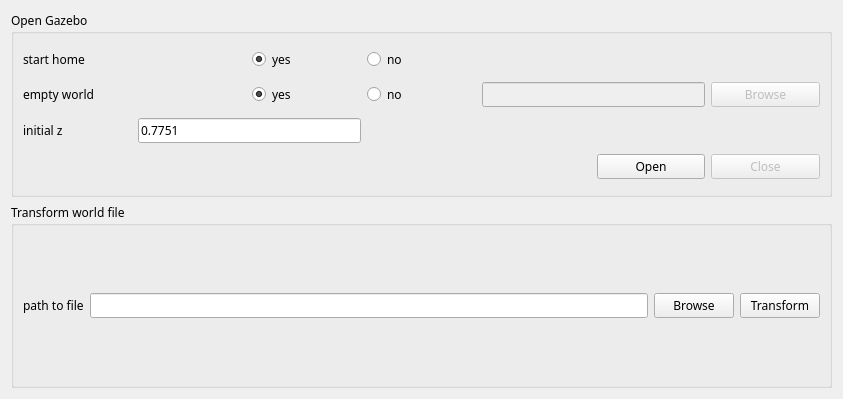
<?xml version="1.0" encoding="UTF-8"?>
<ui version="4.0">
 <class>Form</class>
 <widget class="QWidget" name="Form">
  <property name="geometry">
   <rect>
    <x>0</x>
    <y>0</y>
    <width>843</width>
    <height>399</height>
   </rect>
  </property>
  <property name="font">
   <font>
    <family>Sans Serif</family>
    <italic>false</italic>
   </font>
  </property>
  <property name="focusPolicy">
   <enum>Qt::NoFocus</enum>
  </property>
  <property name="windowTitle">
   <string>Form</string>
  </property>
  <layout class="QGridLayout" name="gridLayout_3">
   <item row="0" column="0">
    <widget class="QGroupBox" name="groupBox">
     <property name="title">
      <string>Open Gazebo</string>
     </property>
     <layout class="QGridLayout" name="gridLayout">
      <item row="0" column="0">
       <widget class="QLabel" name="label">
        <property name="text">
         <string>start home</string>
        </property>
       </widget>
      </item>
      <item row="0" column="2">
       <widget class="QRadioButton" name="start_home_yes_radio">
        <property name="text">
         <string>yes</string>
        </property>
        <property name="checked">
         <bool>true</bool>
        </property>
        <attribute name="buttonGroup">
         <string notr="true">buttonGroup</string>
        </attribute>
       </widget>
      </item>
      <item row="0" column="3" colspan="2">
       <widget class="QRadioButton" name="start_home_no_radio">
        <property name="text">
         <string>no</string>
        </property>
        <attribute name="buttonGroup">
         <string notr="true">buttonGroup</string>
        </attribute>
       </widget>
      </item>
      <item row="1" column="0" colspan="2">
       <widget class="QLabel" name="label_2">
        <property name="text">
         <string>empty world</string>
        </property>
       </widget>
      </item>
      <item row="1" column="2">
       <widget class="QRadioButton" name="empty_world_yes_radio">
        <property name="text">
         <string>yes</string>
        </property>
        <property name="checked">
         <bool>true</bool>
        </property>
        <attribute name="buttonGroup">
         <string notr="true">buttonGroup_2</string>
        </attribute>
       </widget>
      </item>
      <item row="1" column="3">
       <widget class="QRadioButton" name="empty_world_no_radio">
        <property name="text">
         <string>no</string>
        </property>
        <attribute name="buttonGroup">
         <string notr="true">buttonGroup_2</string>
        </attribute>
       </widget>
      </item>
      <item row="1" column="4" colspan="2">
       <widget class="QLineEdit" name="world_line_edit">
        <property name="enabled">
         <bool>false</bool>
        </property>
       </widget>
      </item>
      <item row="1" column="6">
       <widget class="QPushButton" name="world_browse_button">
        <property name="enabled">
         <bool>false</bool>
        </property>
        <property name="cursor">
         <cursorShape>ArrowCursor</cursorShape>
        </property>
        <property name="text">
         <string>Browse</string>
        </property>
       </widget>
      </item>
      <item row="2" column="0">
       <widget class="QLabel" name="label_3">
        <property name="text">
         <string>initial z</string>
        </property>
       </widget>
      </item>
      <item row="2" column="1" colspan="2">
       <widget class="QLineEdit" name="initial_z_line_edit">
        <property name="text">
         <string>0.7751</string>
        </property>
        <property name="readOnly">
         <bool>false</bool>
        </property>
       </widget>
      </item>
      <item row="3" column="5">
       <widget class="QPushButton" name="open_gazebo_button">
        <property name="cursor">
         <cursorShape>ArrowCursor</cursorShape>
        </property>
        <property name="text">
         <string>Open</string>
        </property>
       </widget>
      </item>
      <item row="3" column="6">
       <widget class="QPushButton" name="close_gazebo_button">
        <property name="enabled">
         <bool>false</bool>
        </property>
        <property name="cursor">
         <cursorShape>ArrowCursor</cursorShape>
        </property>
        <property name="text">
         <string>Close</string>
        </property>
       </widget>
      </item>
     </layout>
    </widget>
   </item>
   <item row="1" column="0">
    <widget class="QGroupBox" name="transform_file_group_box">
     <property name="enabled">
      <bool>true</bool>
     </property>
     <property name="title">
      <string>Transform world file</string>
     </property>
     <layout class="QGridLayout" name="gridLayout_2">
      <item row="0" column="0">
       <widget class="QLabel" name="label_4">
        <property name="text">
         <string>path to file</string>
        </property>
       </widget>
      </item>
      <item row="0" column="1">
       <widget class="QLineEdit" name="gazebo_generated_world_path_line_edit"/>
      </item>
      <item row="0" column="2">
       <widget class="QPushButton" name="gazebo_generated_file_browse">
        <property name="cursor">
         <cursorShape>ArrowCursor</cursorShape>
        </property>
        <property name="text">
         <string>Browse</string>
        </property>
       </widget>
      </item>
      <item row="0" column="3">
       <widget class="QPushButton" name="transform_world_file_button">
        <property name="cursor">
         <cursorShape>ArrowCursor</cursorShape>
        </property>
        <property name="text">
         <string>Transform</string>
        </property>
       </widget>
      </item>
     </layout>
    </widget>
   </item>
  </layout>
 </widget>
 <resources/>
 <connections/>
 <buttongroups>
  <buttongroup name="buttonGroup_2"/>
  <buttongroup name="buttonGroup"/>
 </buttongroups>
</ui>
